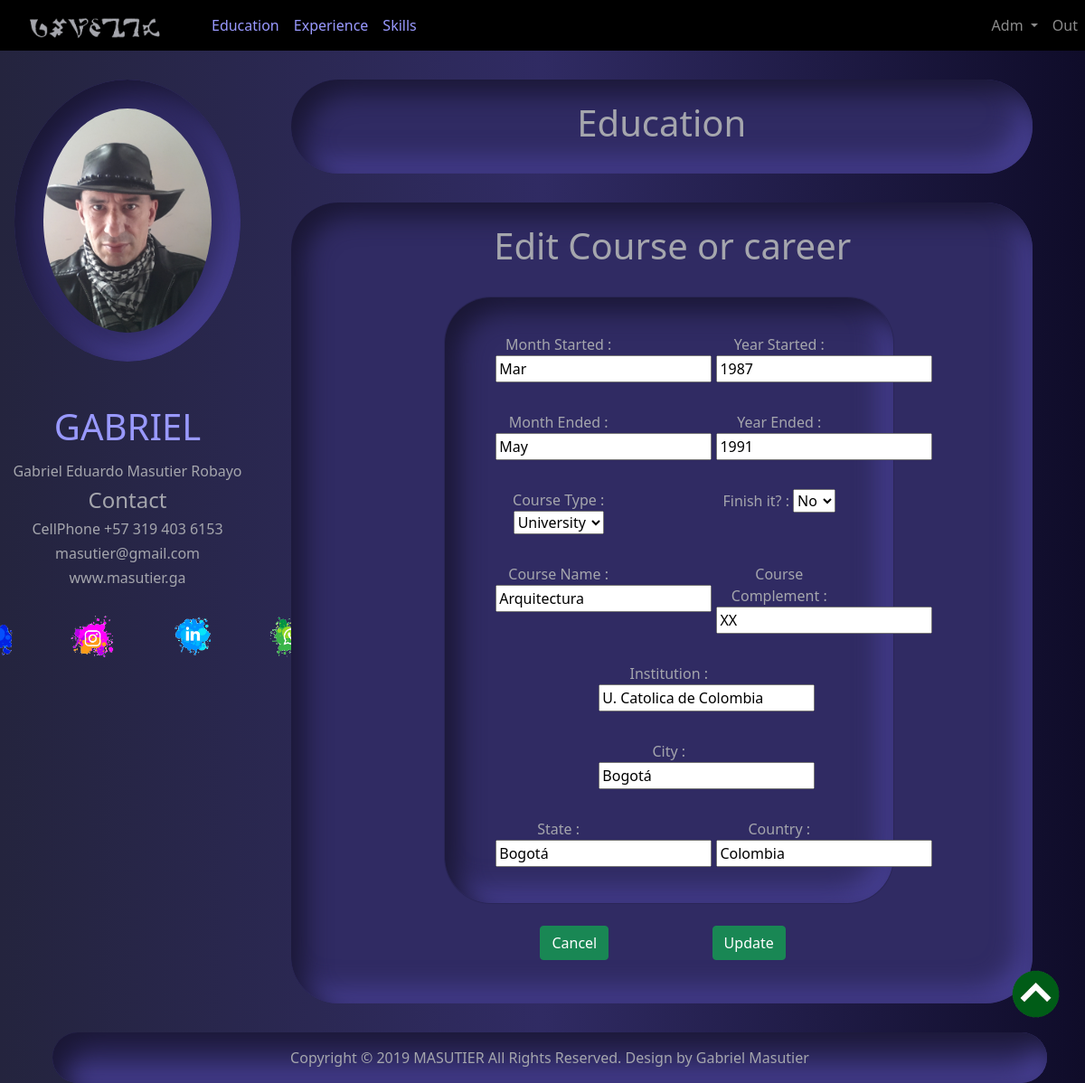
Page /editStudie/1/ (signed in) on the earlier database version.
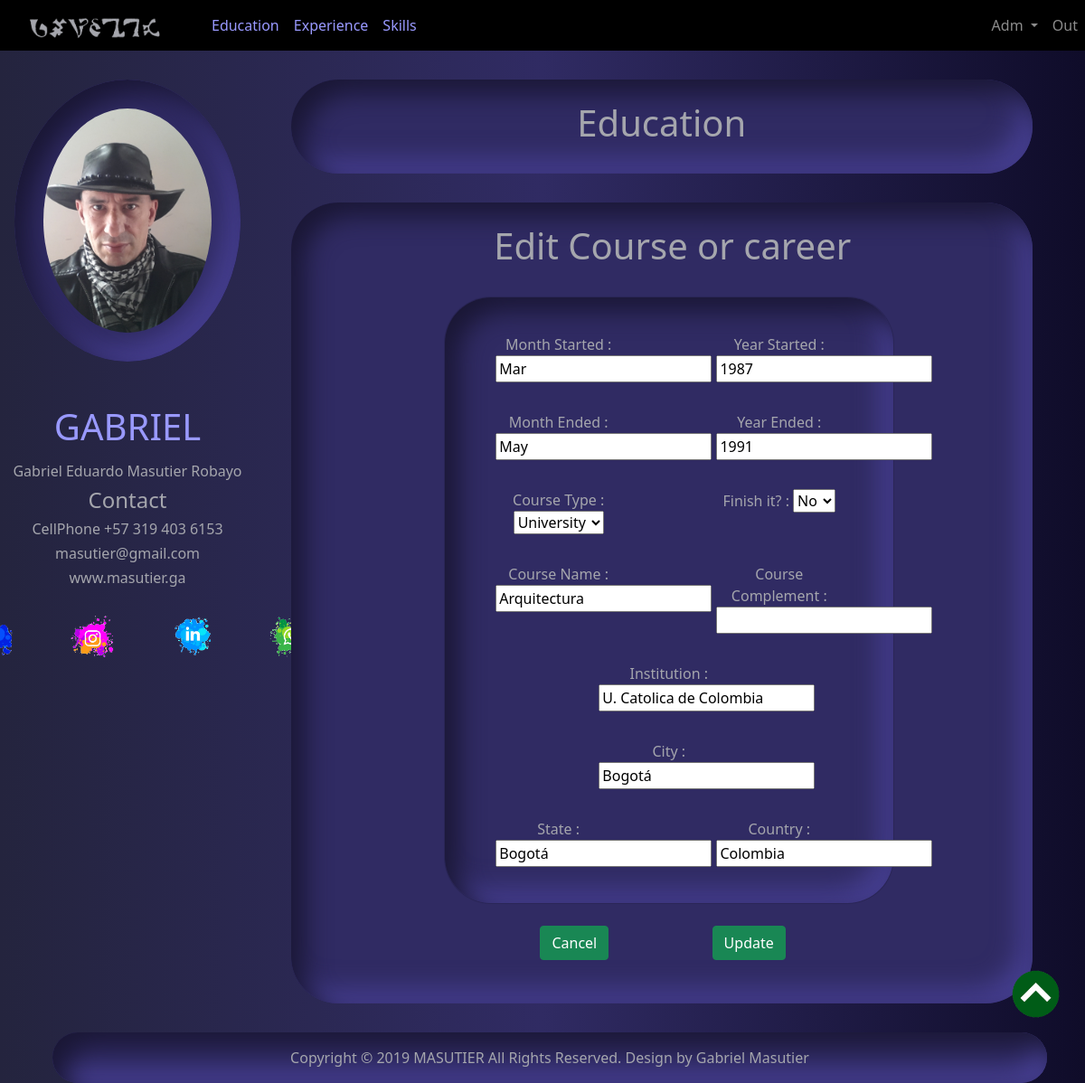
Same page on the later database version.
### studies/models.py (models this page shows, shortened)
class Studie(models.Model):
    STATUS = (
        ('University', 'University'),
        ('Technical', 'Technical'),
        ('WorkShop', 'WorkShop'),
        ('Self', 'Self'),
        ('Other', 'Other'),
    )
    FINISH = (
        ('Yes', "Yes"),
        ('No', "No"),
    )
    kind = models.CharField(max_length=100, choices=STATUS, default="Other")
    name = models.CharField(max_length=30, blank=False, null=False)
    remark = models.CharField(max_length=50, blank=True)
    institution = models.CharField(max_length=50, blank=False, null=False)
    city = models.CharField(max_length=50, blank=False, null=False)
    state = models.CharField(max_length=50, blank=False, null=False)
    country = models.CharField(max_length=50, blank=False, null=False)
    monthStart = models.CharField(max_length=3, blank=True)
    yearStart = models.CharField(max_length=4, blank=True)
    monthEnd = models.CharField(max_length=3, blank=True)
    yearEnd = models.CharField(max_length=5, blank=False, null=False)
    finish = models.CharField(max_length=100, choices=FINISH, default="Yes")

### studies/views.py (the view)
# urls.py: path('editStudie/<int:pk>/', editStudie, name="editStudie"),
@login_required(login_url='loginPage')
def editStudie(request, pk):
    study = Studie.objects.get(id=pk)
    studieForm = CreateStudieForm(instance=study)
    if request.method == 'POST':
        studieForm = CreateStudieForm(request.POST, request.FILES, instance=study)
        if studieForm.is_valid:
            studieForm.save()
            messages.success(request, 'The course was Updated successful')
            return redirect('studies')
    context = {"title": "Update Education", "studieForm": studieForm}
    return render(request, "studies/editStudie.html", context)

### studies/forms.py
class CreateStudieForm(ModelForm):
    class Meta:
        model = Studie
        fields = '__all__'

### studies/templates/studies/editStudie.html (shortened to what this page needs)
{% extends 'home/home.html' %}
{% load static %}
{% block content %}
<div class="col-md-11 p-4 boxtext1 c">
    <h1 class="c">Education</h1>
</div>
<div class="col-md-11 p-4 boxtext1 c">
<h1 class="ms-4">Edit Course or career</h1>
    <form method="POST" enctype="multipart/form-data">
        <div class="col-md-8 mx-auto">
            <div class="card boxtext1" >
                <div class="card-body row mt-4">
                    <div class="col-md-4 mx-auto">
                        <label>Month Started :</label>
                        {{studieForm.monthStart}}
                    </div>
                    <div class="col-md-4 mx-auto">
                        <label>Year Started :</label>
                        {{studieForm.yearStart}}
                    </div>
                </div>
                <div class="card-body row">
                    <div class="col-md-4 mx-auto">
                        <label>Month Ended :</label>
                        {{studieForm.monthEnd}}
                    </div>
                    <div class="col-md-4 mx-auto">
                        <label>Year Ended :</label>
                        {{studieForm.yearEnd}}
                    </div>
                </div>
                <div class="card-body row">
                    <div class="col-md-4 mx-auto">
                        <label>Course Type :</label>
                        {{studieForm.kind}}
                    </div>
                    <div class="col-md-4 mx-auto">
                        <label>Finish it? :</label>
                        {{studieForm.finish}}
                    </div>
                </div>
                <div class="card-body row">
                    <div class="col-md-4 mx-auto">
                        <label>Course Name :</label>
                        {{studieForm.name}}
                    </div>
                    <div class="col-md-4 mx-auto">
                        <label>Course Complement :</label>
                        {{studieForm.remark}}
                    </div>
                </div>
                <div class="card-body">
                    <div class="col-md-4 mx-auto">
                        <label>Institution :</label>
                        {{studieForm.institution}}
                    </div>
                </div>
                <div class="card-body">
                    <div class="col-md-4 mx-auto">
                        <label>City :</label>
                        {{studieForm.city}}
                    </div>
                </div>
                <div class="card-body row  mb-4">
                    <div class="col-md-4 mx-auto">
                        <label>State :</label>
                        {{studieForm.state}}
                    </div>
                    <div class="col-md-4 mx-auto">
                        <label>Country :</label>
                        {{studieForm.country}}
                    </div>
                </div>
            </div>
        </div>
        <div class="col-lg-6 mx-auto row ">
            <div class="container col-lg-5 mt-4 mb-4 ">
                <button class="btn btn-success btn-block" onclick="goBack()">Cancel</button>
            </div>
            <div class="container col-lg-5 mt-4 mb-4 ">
                <input class="btn btn-success btn-block" type="submit" value="Update">
            </div>
        </div>
    </form>
</div>
{% endblock content %}

Differences in the rows shown:
changed Studie "Mar": remark "XX" → (not shown)
